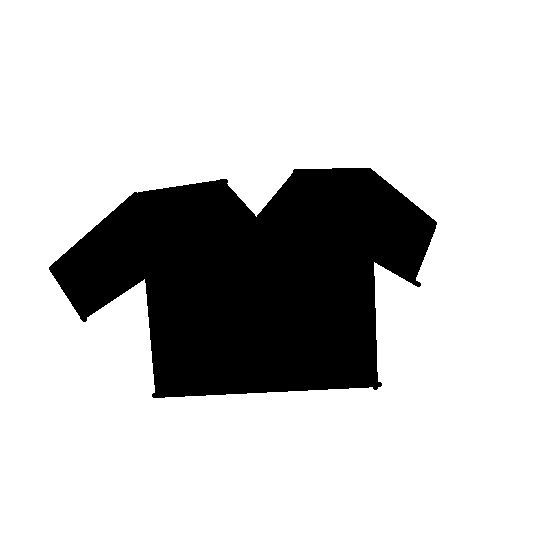
#> input picture ep08_live/my_drawing.png, 560 x 560 px
$ python -i ep08_plots.py   (imports and definitions only)
#> lines starting #> are read from the running program, lines starting #| are printed output that depends on the picture; after the words box and inside, x2 and y2 are one past the last pixel; in counts of white or black regions, pixels touching at a corner belong together
"""Plotting helpers for PyTorch Episode 8.

load_drawing() turns a drawing into a 28 x 28 photo in the Fashion-MNIST style,
open_in_paint() opens a drawing in Paint (a blank one if asked), and act() and
the reveal helpers log the time of each big moment to Videos/clip_marks/ep08.csv.
"""
import os
import subprocess
import time
from datetime import datetime
from pathlib import Path

import matplotlib.pyplot as plt
import numpy as np
import torch
from IPython.display import clear_output, display
from matplotlib.ticker import MaxNLocator
from PIL import Image, ImageFilter

BLUE, ORANGE, RED, GREEN = "#3b7fc4", "#e8862a", "#d33333", "#3a9d5d"
GOLD, GREY, INK, PALE = "#f2b705", "#8a919c", "#16181d", "#c9d6e8"
DARK, NEON, HOT = "#0f1115", "#39d98a", "#ff5a5a"

_MARKS = Path.home() / "Videos" / "clip_marks" / "ep08.csv"
_QUIET = os.environ.get("OS_QUIET") == "1"  # test runs: no marks, no pauses


# [13 lines left out: function _mark, not called in this run]


def _pause(seconds):
    if not _QUIET:
        time.sleep(seconds)


def _frames(n):
    return 1 if _QUIET else n


# [11 lines left out: functions _as_float, _clean, not called in this run]


def _device(model):
    return next(model.parameters()).device


# [8 lines left out: function _show, not called in this run]


def _ease(t):
    return 1 - (1 - t) ** 3


# ---------------------------------------------------------------- acts and reveals

# [207 lines left out: functions act, reveal, reveal_board, show_photos, show_chances, show_slides and 3 more, not called in this run]


# ---------------------------------------------------------------- training

_history = {"epoch": [], "practice": [], "mock": []}


# [33 lines left out: function live_chart, not called in this run]


_board = {"handle": None}


# [304 lines left out: functions leaderboard, show_shift_curve, show_shelf_compare, show_filters, show_maps, show_where_it_looks and 6 more, not called in this run]


def load_drawing(path, show=True):
    """A drawing becomes a 28 x 28 photo, loosely following the steps the Fashion-MNIST paper describes:
    trim the empty border, shrink the longest side to 28, sharpen, centre it on a
    28 x 28 square, flip dark and light."""
#> called with path = 'my_drawing.png', show = True
    img = Image.open(path)
#> img is the input picture: PIL image 560x560 RGBA; mean R, G, B, A 206.8, 206.8, 206.8, 255
    if img.mode in ("RGBA", "LA", "P"):
        img = img.convert("RGBA")
        white = Image.new("RGBA", img.size, "white")
#> white: PIL image 560x560 RGBA; every value is 255
        img = Image.alpha_composite(white, img)
    grey = img.convert("L")
#> grey: PIL image 560x560 L; 81.1% white; 1 black region, box (x1, y1, x2, y2) and area: (49, 168, 437, 398) 59219
    a = np.asarray(grey, dtype=np.float32)
    corners = np.array([a[0, 0], a[0, -1], a[-1, 0], a[-1, -1]])
#> corners = [255, 255, 255, 255]
    background = float(np.median(corners))
#> background = 255
    ink = np.abs(a - background) > 0.05 * 255                 # 5% away from the corner colour
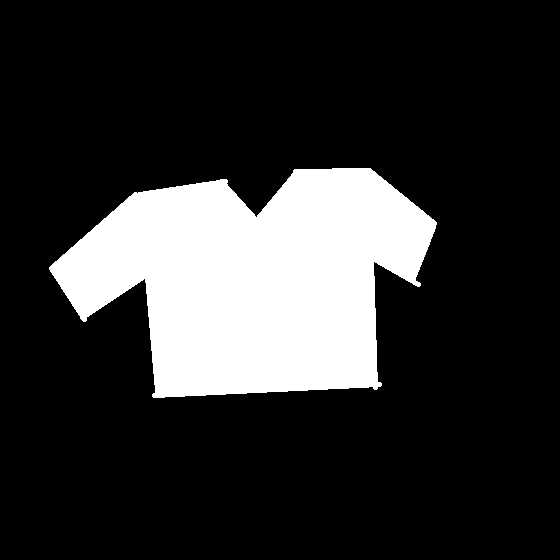
#> ink: shape (560, 560) bool; 18.9% white; 1 white region, box (x1, y1, x2, y2) and area: (49, 168, 437, 398) 59219
    if not ink.any():
        raise ValueError("The drawing looks empty: draw something darker on a light background.")
    rows, cols = np.where(ink)
    box = (cols.min(), rows.min(), cols.max() + 1, rows.max() + 1)
#> box = (49, 168, 437, 398)
    item = grey.crop(box)
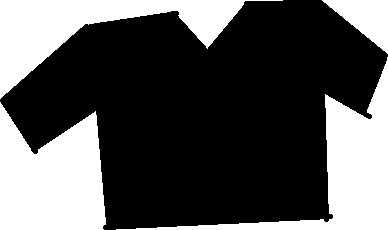
#> item: PIL image 388x230 L; 33.6% white; 4 white regions, box (x1, y1, x2, y2) and area: (0, 102, 106, 230) 10195, (116, 57, 388, 230) 9143, (0, 0, 283, 99) 8872, (322, 0, 388, 54) 1811
    w, h = item.size
#> w = 388; h = 230
    scale = 28 / max(w, h)
#> scale = 0.0722
    item = item.resize((max(1, round(w * scale)), max(1, round(h * scale))), Image.LANCZOS)
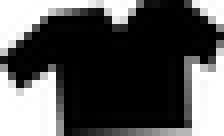
#> item: PIL image 28x17 L (shown 8 times larger); min 0, max 255, mean 85.6
    item = item.filter(ImageFilter.UnsharpMask(radius=1, percent=100, threshold=0))
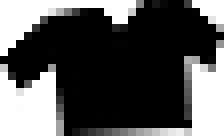
#> item: PIL image 28x17 L (shown 8 times larger); min 0, max 255, mean 86.4
    canvas = Image.new("L", (28, 28), int(round(background)))
#> canvas: PIL image 28x28 L; every value is 255
    canvas.paste(item, ((28 - item.size[0]) // 2, (28 - item.size[1]) // 2))
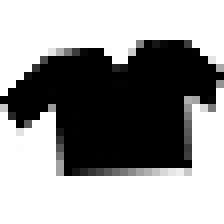
#> canvas: PIL image 28x28 L (shown 8 times larger); min 0, max 255, mean 152.6
#> (the run stopped early here; a loop or call above may not have finished)
